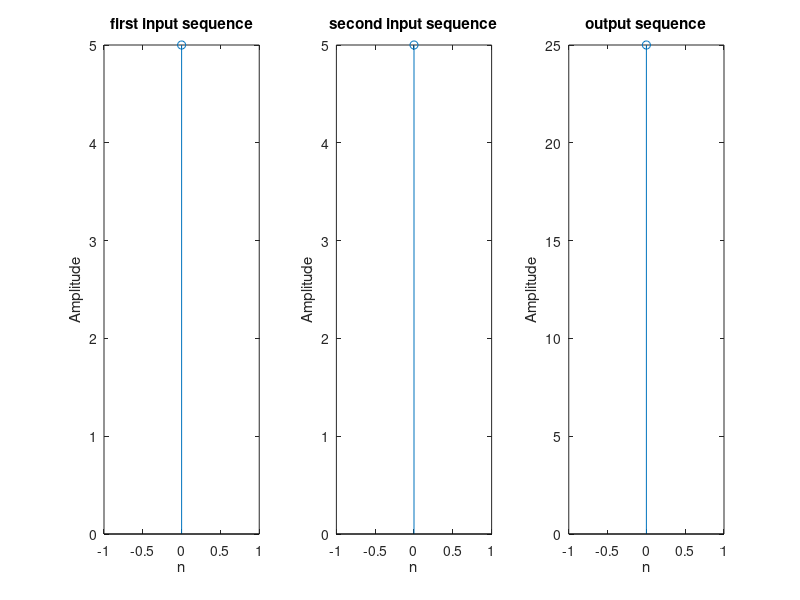

Write MATLAB code to recreate this figure.
# Linear--2
clc;

clear all;

close all;

x=input('Enter the first input sequence x(n):');

h=input('Enter the second input sequence h(n):');

n1=length(x);

n2=length(h);

n=n1+n2-1;

X=fft(x,n);

H=fft(h,n);

Y=X.*H;

y=ifft(Y);

disp('linear convolution output is:');

disp(y);

t1=0:n1-1;

subplot(1,3,1);

stem(t1,x);

xlabel('n');

ylabel('Amplitude');

title('first input sequence');

t2=0:n2-1;

subplot(1,3,2);

stem(t2,h);

xlabel('n');

ylabel('Amplitude');

title('second input sequence');

t=0:1:n-1;

subplot(1,3,3);

stem(t,y);

xlabel('n');

ylabel('Amplitude');

title('output sequence');
